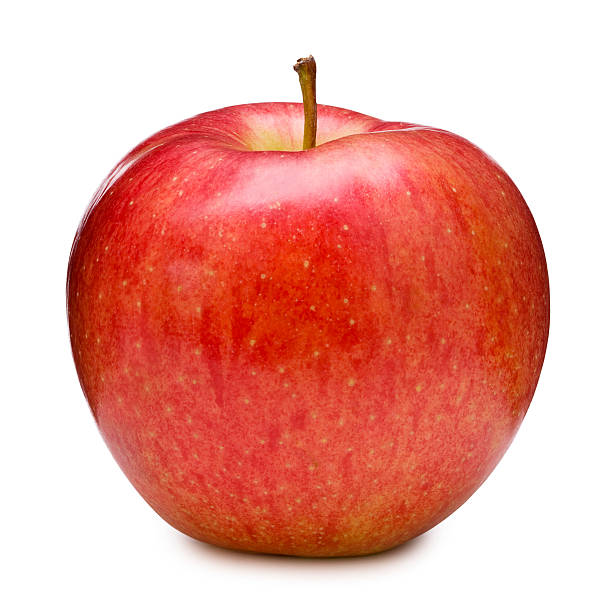
#> input picture backend/apple.jpg, 612 x 612 px, given in place of the camera
$ python moed.py
#> lines starting #> are read from the running program, lines starting #| are printed output that depends on the picture; after the words box and inside, x2 and y2 are one past the last pixel; in counts of white or black regions, pixels touching at a corner belong together
import cv2

cam = cv2.VideoCapture(0, cv2.CAP_DSHOW)
if not cam.isOpened():
    raise RuntimeError("Webcam not accessible")

while True:
    ok, frame = cam.read()
#> frame is the input picture: shape (612, 612, 3); mean B, G, R 157.2, 167.1, 234.1
    if not ok:
        break

    gray = cv2.cvtColor(frame, cv2.COLOR_BGR2GRAY)
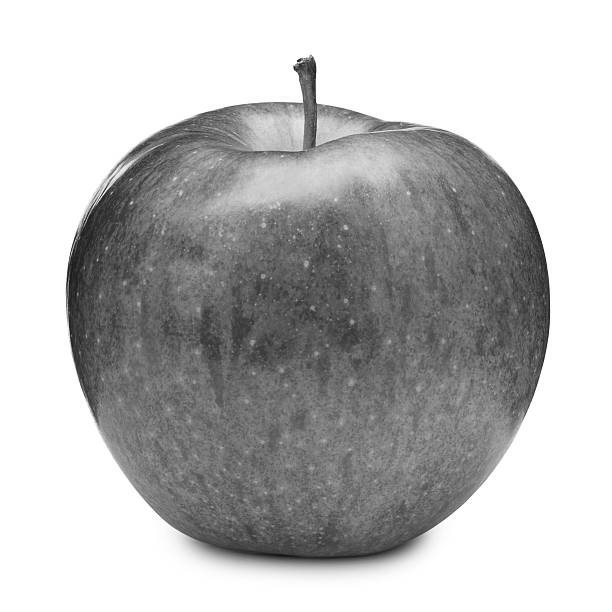
#> gray: shape (612, 612); min 13, max 255, mean 186
    blur = cv2.GaussianBlur(gray, (3, 3), 5)
    cv2.imshow("Blur", blur)
    edges = cv2.Canny(blur, 10, 200)
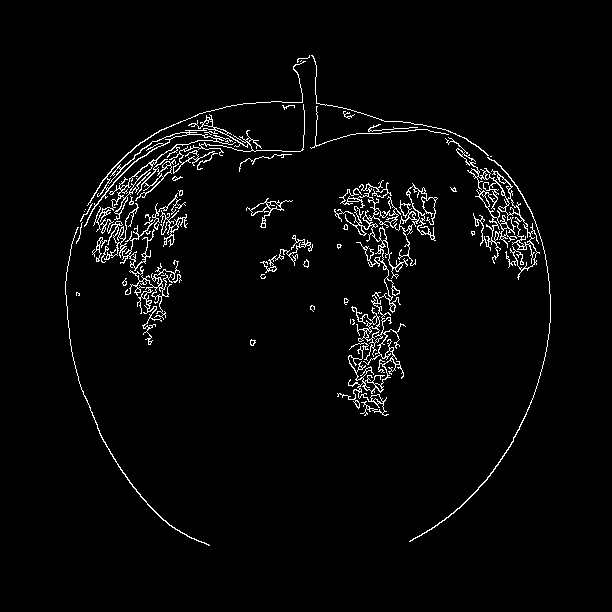
#> edges: shape (612, 612); 3% white in thin lines or dots, all inside (x1, y1, x2, y2) = (65, 55, 551, 546)

    cv2.imshow("Sketch-My-Face (press q to quit)", edges)
    if cv2.waitKey(1) & 0xFF == ord('q'):
#> (key q is pressed here)
        break

cam.release()
cv2.destroyAllWindows()
